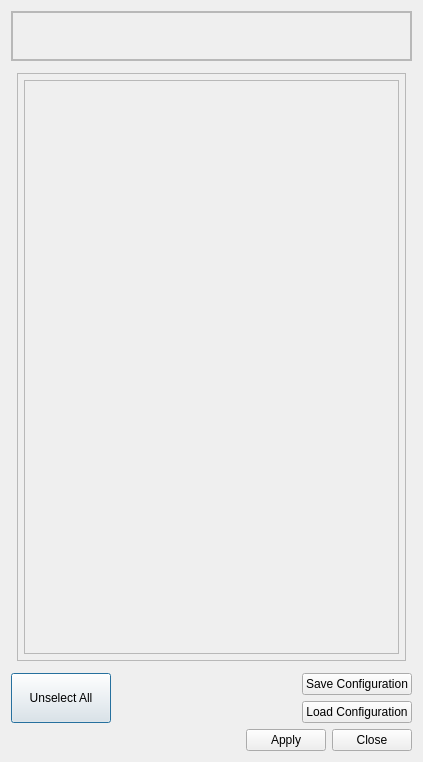
<?xml version="1.0" encoding="UTF-8"?>
<ui version="4.0">
 <class>SelectChannelWindow</class>
 <widget class="QDialog" name="SelectChannelWindow">
  <property name="geometry">
   <rect>
    <x>0</x>
    <y>0</y>
    <width>423</width>
    <height>762</height>
   </rect>
  </property>
  <property name="minimumSize">
   <size>
    <width>300</width>
    <height>762</height>
   </size>
  </property>
  <property name="maximumSize">
   <size>
    <width>5000</width>
    <height>16777215</height>
   </size>
  </property>
  <property name="windowTitle">
   <string>Dialog</string>
  </property>
  <layout class="QVBoxLayout" name="verticalLayout_5">
   <item>
    <widget class="QFrame" name="frame_2">
     <property name="maximumSize">
      <size>
       <width>16777215</width>
       <height>50</height>
      </size>
     </property>
     <property name="frameShape">
      <enum>QFrame::StyledPanel</enum>
     </property>
     <property name="frameShadow">
      <enum>QFrame::Raised</enum>
     </property>
     <layout class="QVBoxLayout" name="verticalLayout_3">
      <property name="leftMargin">
       <number>0</number>
      </property>
      <property name="topMargin">
       <number>0</number>
      </property>
      <property name="rightMargin">
       <number>0</number>
      </property>
      <property name="bottomMargin">
       <number>0</number>
      </property>
      <item>
       <widget class="QScrollArea" name="scrollArea_2">
        <property name="widgetResizable">
         <bool>true</bool>
        </property>
        <widget class="QWidget" name="scrollAreaWidgetContents_2">
         <property name="geometry">
          <rect>
           <x>0</x>
           <y>0</y>
           <width>401</width>
           <height>46</height>
          </rect>
         </property>
         <layout class="QVBoxLayout" name="verticalLayout_8">
          <property name="leftMargin">
           <number>0</number>
          </property>
          <property name="topMargin">
           <number>0</number>
          </property>
          <property name="rightMargin">
           <number>0</number>
          </property>
          <property name="bottomMargin">
           <number>0</number>
          </property>
          <item>
           <layout class="QVBoxLayout" name="filenameLayout"/>
          </item>
         </layout>
        </widget>
       </widget>
      </item>
     </layout>
    </widget>
   </item>
   <item>
    <layout class="QVBoxLayout" name="verticalLayout_2">
     <property name="leftMargin">
      <number>6</number>
     </property>
     <property name="topMargin">
      <number>6</number>
     </property>
     <property name="rightMargin">
      <number>6</number>
     </property>
     <property name="bottomMargin">
      <number>6</number>
     </property>
     <item>
      <widget class="QFrame" name="frame">
       <property name="frameShape">
        <enum>QFrame::StyledPanel</enum>
       </property>
       <property name="frameShadow">
        <enum>QFrame::Raised</enum>
       </property>
       <layout class="QVBoxLayout" name="verticalLayout_4">
        <property name="leftMargin">
         <number>6</number>
        </property>
        <property name="topMargin">
         <number>6</number>
        </property>
        <property name="rightMargin">
         <number>6</number>
        </property>
        <property name="bottomMargin">
         <number>6</number>
        </property>
        <item>
         <widget class="QScrollArea" name="scrollArea">
          <property name="widgetResizable">
           <bool>true</bool>
          </property>
          <widget class="QWidget" name="scrollAreaWidgetContents">
           <property name="geometry">
            <rect>
             <x>0</x>
             <y>0</y>
             <width>377</width>
             <height>559</height>
            </rect>
           </property>
           <layout class="QVBoxLayout" name="verticalLayout_6">
            <item>
             <layout class="QVBoxLayout" name="channelsLayout"/>
            </item>
           </layout>
          </widget>
         </widget>
        </item>
       </layout>
      </widget>
     </item>
    </layout>
   </item>
   <item>
    <layout class="QHBoxLayout" name="horizontalLayout_3">
     <item>
      <widget class="QPushButton" name="selectAllButton">
       <property name="minimumSize">
        <size>
         <width>100</width>
         <height>50</height>
        </size>
       </property>
       <property name="text">
        <string>Unselect All</string>
       </property>
      </widget>
     </item>
     <item>
      <spacer name="horizontalSpacer_2">
       <property name="orientation">
        <enum>Qt::Horizontal</enum>
       </property>
       <property name="sizeHint" stdset="0">
        <size>
         <width>40</width>
         <height>20</height>
        </size>
       </property>
      </spacer>
     </item>
     <item>
      <layout class="QVBoxLayout" name="verticalLayout">
       <item>
        <widget class="QPushButton" name="saveConfigurationButton">
         <property name="enabled">
          <bool>true</bool>
         </property>
         <property name="text">
          <string>Save Configuration</string>
         </property>
        </widget>
       </item>
       <item>
        <widget class="QPushButton" name="loadConfigurationButton">
         <property name="enabled">
          <bool>true</bool>
         </property>
         <property name="text">
          <string>Load Configuration</string>
         </property>
        </widget>
       </item>
      </layout>
     </item>
    </layout>
   </item>
   <item>
    <layout class="QHBoxLayout" name="horizontalLayout_2">
     <item>
      <spacer name="horizontalSpacer">
       <property name="orientation">
        <enum>Qt::Horizontal</enum>
       </property>
       <property name="sizeHint" stdset="0">
        <size>
         <width>40</width>
         <height>20</height>
        </size>
       </property>
      </spacer>
     </item>
     <item>
      <layout class="QHBoxLayout" name="horizontalLayout">
       <item>
        <widget class="QPushButton" name="applyButton">
         <property name="text">
          <string>Apply</string>
         </property>
        </widget>
       </item>
       <item>
        <widget class="QPushButton" name="closeButton">
         <property name="text">
          <string>Close</string>
         </property>
        </widget>
       </item>
      </layout>
     </item>
    </layout>
   </item>
  </layout>
 </widget>
 <resources/>
 <connections/>
</ui>
